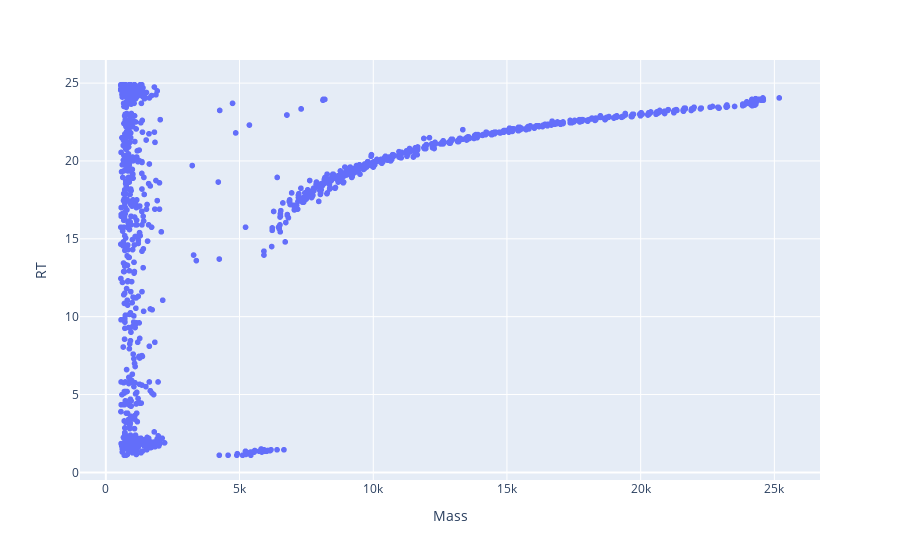
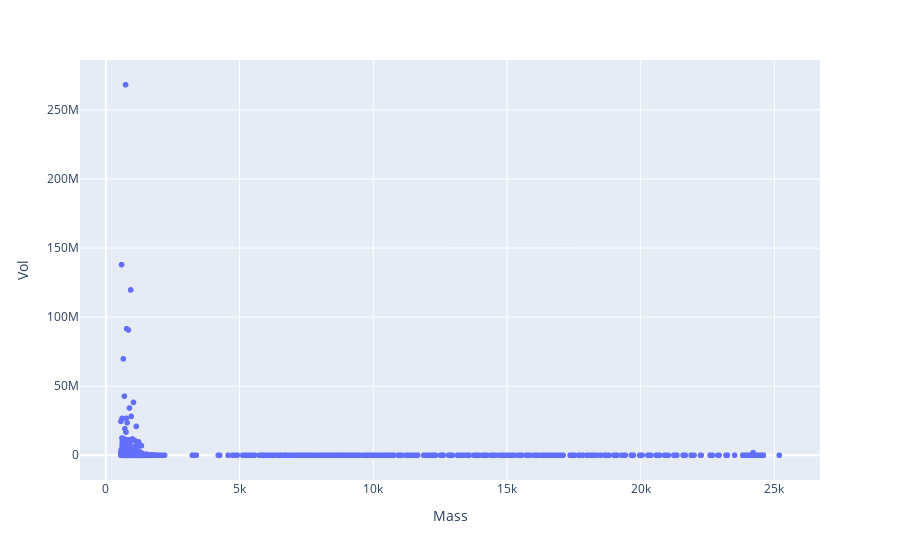

The notebook cell saved with these charts, in order:
### Code cell
dfx = pd.read_excel('/Users/bryan/Documents/Data/UC/UC_glu_6_rosa.xlsx')
# dfx = pd.read_excel('/Users/bryan/Documents/ChenLab/10Jun2021/degraded/DrChen_tRNA_A_Glu_FA_17.xlsx')
dfx = thermo_df(dfx)

# dfx = load_uc2(18)
plotly_zone(dfx)
plotly_zone(dfx, y='Vol')

### Figure 1 — Plotly figure (JSON) as saved in the notebook; plotly's stock layout.template omitted (floating-point values rounded to 4 significant figures; data arrays with more than 128 entries replaced by an {"elided": "..."} marker saying what was removed)
{"data": [{"hovertemplate": "Mass=%{x}<br>RT=%{y}<extra></extra>", "legendgroup": "", "marker": {"color": "#636efa", "symbol": "circle"}, "mode": "markers", "name": "", "showlegend": false, "type": "scattergl", "x": {"elided": "1445 float values"}, "xaxis": "x", "y": {"elided": "1445 float values"}, "yaxis": "y"}], "layout": {"legend": {"tracegroupgap": 0}, "margin": {"t": 60}, "xaxis": {"anchor": "y", "domain": [0, 1], "title": {"text": "Mass"}}, "yaxis": {"anchor": "x", "domain": [0, 1], "title": {"text": "RT"}}}}

### Figure 2 — Plotly figure (JSON) as saved in the notebook; plotly's stock layout.template omitted (floating-point values rounded to 4 significant figures; data arrays with more than 128 entries replaced by an {"elided": "..."} marker saying what was removed)
{"data": [{"hovertemplate": "Mass=%{x}<br>Vol=%{y}<extra></extra>", "legendgroup": "", "marker": {"color": "#636efa", "symbol": "circle"}, "mode": "markers", "name": "", "showlegend": false, "type": "scattergl", "x": {"elided": "1445 float values"}, "xaxis": "x", "y": {"elided": "1445 float values"}, "yaxis": "y"}], "layout": {"legend": {"tracegroupgap": 0}, "margin": {"t": 60}, "xaxis": {"anchor": "y", "domain": [0, 1], "title": {"text": "Mass"}}, "yaxis": {"anchor": "x", "domain": [0, 1], "title": {"text": "Vol"}}}}
